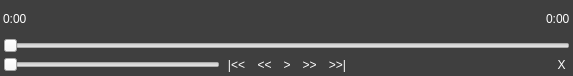
<?xml version="1.0" encoding="UTF-8"?>
<ui version="4.0">
 <class>PlayerController</class>
 <widget class="QWidget" name="PlayerController">
  <property name="geometry">
   <rect>
    <x>0</x>
    <y>0</y>
    <width>573</width>
    <height>76</height>
   </rect>
  </property>
  <property name="windowTitle">
   <string>Form</string>
  </property>
  <property name="styleSheet">
   <string notr="true">QWidget {
	color: rgb(255, 255, 255);
}
QToolButton {
	font: 20pt &quot;Courier&quot;;
	border: none;
	background-color: rgba(255, 255, 255, 0);
}
QToolButton:pressed {
	background-color: rgba(255, 255, 255, 50);
    border-style: outset;
    border-width: 1px;
    border-color: beige;
}
QSlider::groove:vertical {
    background: red;
    position: absolute; /* absolutely position 4px from the left and right of the widget. setting margins on the widget should work too... */
    left: 4px; right: 4px;
}
QSlider::handle:vertical {
    height: 10px;
    background: green;
    margin: 0 -4px; /* expand outside the groove */
}
QSlider::add-page:vertical {
    background: white;
}
QSlider::sub-page:vertical {
    background: pink;
}
#PlayerController {
	border-radius: 5px;
	background-color: rgb(63, 63, 63);
}</string>
  </property>
  <layout class="QVBoxLayout" name="verticalLayout">
   <property name="spacing">
    <number>3</number>
   </property>
   <property name="leftMargin">
    <number>3</number>
   </property>
   <property name="topMargin">
    <number>3</number>
   </property>
   <property name="rightMargin">
    <number>3</number>
   </property>
   <property name="bottomMargin">
    <number>3</number>
   </property>
   <item>
    <layout class="QHBoxLayout" name="horizontalLayout_5">
     <item>
      <widget class="QLabel" name="lblElapsed">
       <property name="text">
        <string>0:00</string>
       </property>
      </widget>
     </item>
     <item>
      <spacer name="horizontalSpacer_3">
       <property name="orientation">
        <enum>Qt::Horizontal</enum>
       </property>
       <property name="sizeHint" stdset="0">
        <size>
         <width>40</width>
         <height>20</height>
        </size>
       </property>
      </spacer>
     </item>
     <item>
      <widget class="QLabel" name="lblRemain">
       <property name="text">
        <string>0:00</string>
       </property>
      </widget>
     </item>
    </layout>
   </item>
   <item>
    <widget class="QSlider" name="sldProgress">
     <property name="orientation">
      <enum>Qt::Horizontal</enum>
     </property>
    </widget>
   </item>
   <item>
    <layout class="QHBoxLayout" name="horizontalLayout_4" stretch="50,0,50">
     <item>
      <layout class="QHBoxLayout" name="horizontalLayout">
       <item>
        <widget class="QSlider" name="sldVolume">
         <property name="orientation">
          <enum>Qt::Horizontal</enum>
         </property>
        </widget>
       </item>
      </layout>
     </item>
     <item>
      <layout class="QHBoxLayout" name="horizontalLayout_3">
       <item>
        <widget class="QToolButton" name="btnBegin">
         <property name="text">
          <string>|&lt;&lt;</string>
         </property>
        </widget>
       </item>
       <item>
        <widget class="QToolButton" name="btnBackward">
         <property name="text">
          <string>&lt;&lt;</string>
         </property>
        </widget>
       </item>
       <item>
        <widget class="QToolButton" name="btnPlay">
         <property name="text">
          <string>&gt;</string>
         </property>
        </widget>
       </item>
       <item>
        <widget class="QToolButton" name="btnFoward">
         <property name="text">
          <string>&gt;&gt;</string>
         </property>
        </widget>
       </item>
       <item>
        <widget class="QToolButton" name="btnEnd">
         <property name="text">
          <string>&gt;&gt;|</string>
         </property>
        </widget>
       </item>
      </layout>
     </item>
     <item>
      <layout class="QHBoxLayout" name="horizontalLayout_2">
       <item>
        <spacer name="horizontalSpacer">
         <property name="orientation">
          <enum>Qt::Horizontal</enum>
         </property>
         <property name="sizeHint" stdset="0">
          <size>
           <width>0</width>
           <height>0</height>
          </size>
         </property>
        </spacer>
       </item>
       <item>
        <widget class="QToolButton" name="toolButton_6">
         <property name="text">
          <string>X</string>
         </property>
        </widget>
       </item>
      </layout>
     </item>
    </layout>
   </item>
  </layout>
 </widget>
 <resources/>
 <connections/>
</ui>
